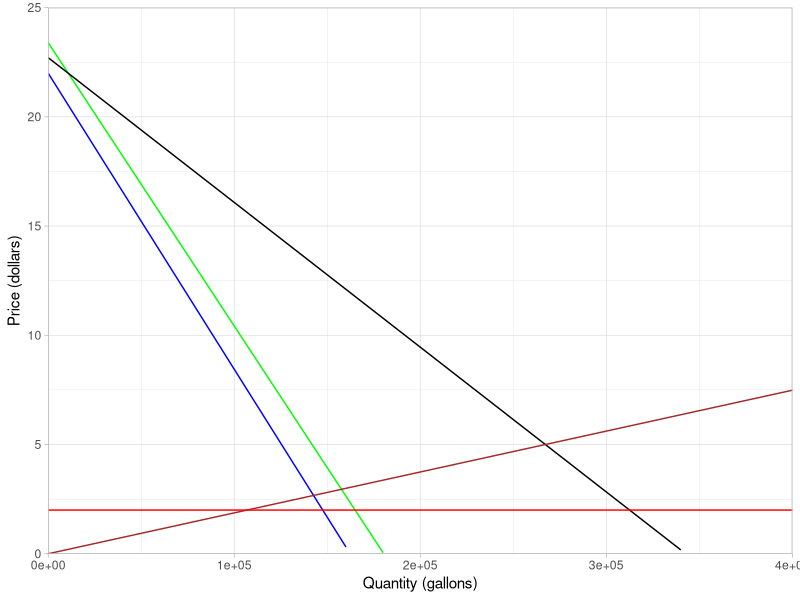
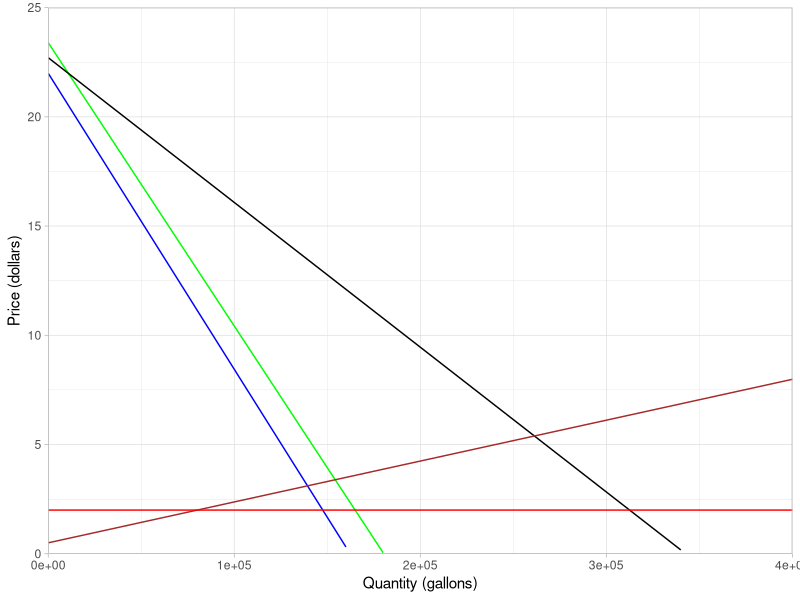
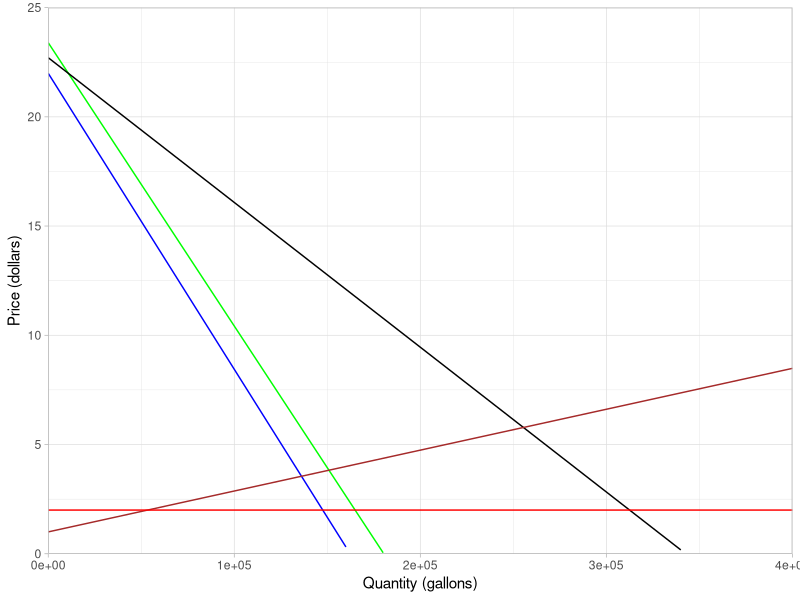
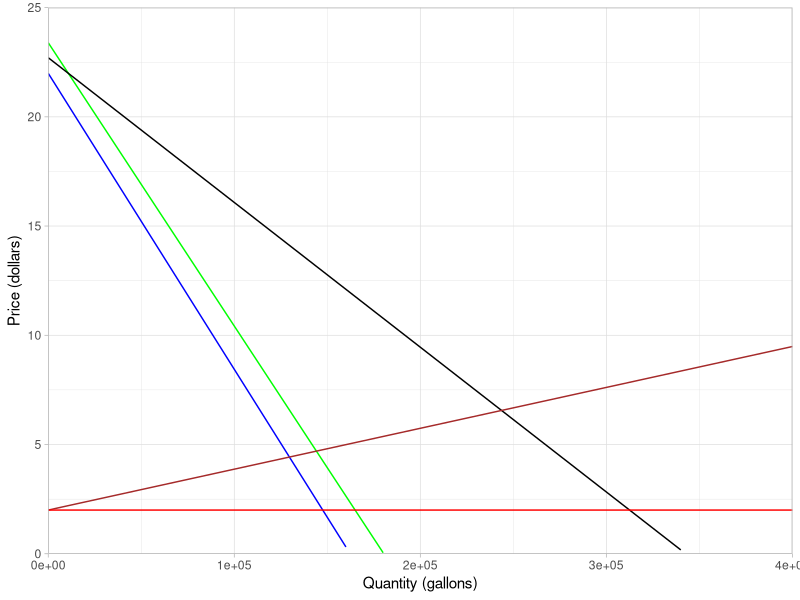
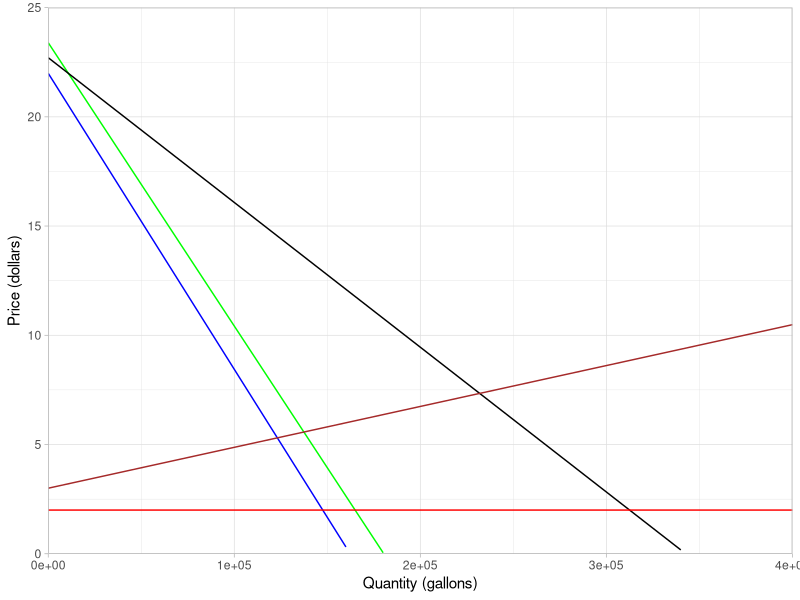
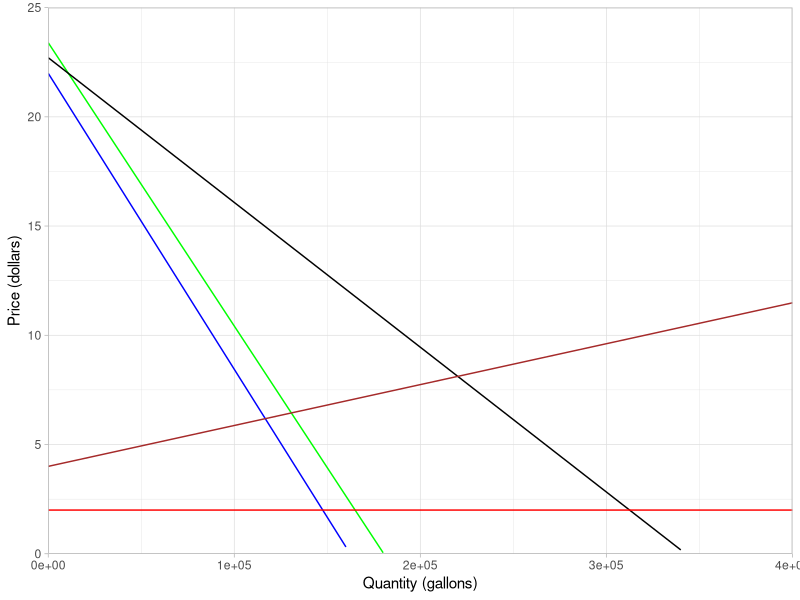
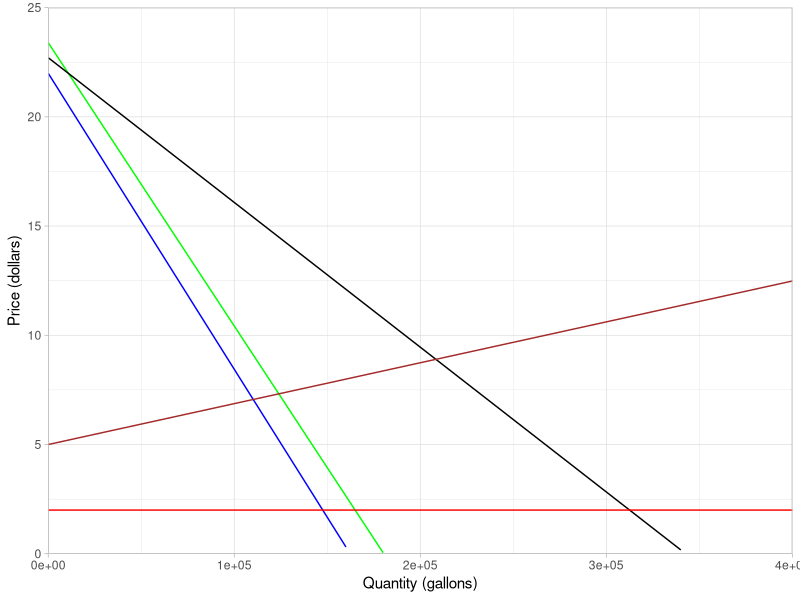

These figures' R source, in order:
## ---- chunk 1
knitr::opts_chunk$set(echo = TRUE)
## ---- chunk 2

#load packages and read in data

library(tidyverse)
library(ggplot2)

gas <- read_csv("Gas_Data.csv")
## ---- chunk 3

#Part 1. 

#complete linear regression to find demand equations

#low demand 

low_demandlm <- lm(Price_Dollars ~ Q_Low_Gallons_per_Day, data = gas)

low_demandlm

#high demand

high_demandlm <- lm(Price_Dollars ~ Q_High_Gallons_per_Day, data = gas)

high_demandlm



## ---- chunk 4
#define functions and plot

Q_low <- function(x) 21.9908534 - 0.0001355 * x
Q_high <- function(x) 23.3914418 - 0.0001297 * x
Q_ag <- function(x) 22.70646323 - 0.000066268 * x
supply <- function(x) x * .000018713
mec <- function(x) 2

status_quo <- ggplot(data.frame(x = c(70000, 500000), y = c(0, 30)), aes(x = x, y = y)) +
  stat_function(fun = Q_low, geom = "line", color = "blue") +
  stat_function(fun = Q_high, geom = "line", color = "green") +
  stat_function(fun = Q_ag, geom = "line", color = "black") +
  stat_function(fun = supply, geom = "line", color = "brown") +
  stat_function(fun = mec, geom = "line", color = "red") +
  scale_x_continuous(expand = c(0,0), limits = c(0,400000)) +
  scale_y_continuous(expand = c(0,0), limits = c(0,25)) +
  labs(x = "Quantity (gallons)", y = "Price (dollars)") +
  theme_light()

status_quo


## ---- chunk 5
#define the functions and plot

Q_low <- function(x) 21.9908534 - 0.0001355 * x
Q_high <- function(x) 23.3914418 - 0.0001297 * x
Q_ag <- function(x) 22.70646323 - 0.000066268 * x
supply_tax1 <- function(x) .50 + x * .000018713
mec <- function(x) 2

tax_3 <- ggplot(data.frame(x = c(70000, 500000), y = c(0, 30)), aes(x = x, y = y)) +
  stat_function(fun = Q_low, geom = "line", color = "blue") +
  stat_function(fun = Q_high, geom = "line", color = "green") +
  stat_function(fun = Q_ag, geom = "line", color = "black") +
  stat_function(fun = supply_tax1, geom = "line", color = "brown") +
  stat_function(fun = mec, geom = "line", color = "red") +
  scale_x_continuous(expand = c(0,0), limits = c(0,400000)) +
  scale_y_continuous(expand = c(0,0), limits = c(0,25)) +
  labs(x = "Quantity (gallons)", y = "Price (dollars)") +
  theme_light()

tax_3


## ---- chunk 6
#$1 tax 

#define the functions and plot

Q_low <- function(x) 21.9908534 - 0.0001355 * x
Q_high <- function(x) 23.3914418 - 0.0001297 * x
Q_ag <- function(x) 22.70646323 - 0.000066268 * x
supply_tax4_1 <- function(x) 1 + x * .000018713
mec <- function(x) 2

tax4_1 <- ggplot(data.frame(x = c(70000, 500000), y = c(0, 30)), aes(x = x, y = y)) +
  stat_function(fun = Q_low, geom = "line", color = "blue") +
  stat_function(fun = Q_high, geom = "line", color = "green") +
  stat_function(fun = Q_ag, geom = "line", color = "black") +
  stat_function(fun = supply_tax4_1, geom = "line", color = "brown") +
  stat_function(fun = mec, geom = "line", color = "red") +
  scale_x_continuous(expand = c(0,0), limits = c(0,400000)) +
  scale_y_continuous(expand = c(0,0), limits = c(0,25)) +
  labs(x = "Quantity (gallons)", y = "Price (dollars)") +
  theme_light()

tax4_1
## ---- chunk 7
#$2 tax 

#define the functions and plot

Q_low <- function(x) 21.9908534 - 0.0001355 * x
Q_high <- function(x) 23.3914418 - 0.0001297 * x
Q_ag <- function(x) 22.70646323 - 0.000066268 * x
supply_tax4_2 <- function(x) 2 + x * .000018713
mec <- function(x) 2

tax4_2 <- ggplot(data.frame(x = c(70000, 500000), y = c(0, 30)), aes(x = x, y = y)) +
  stat_function(fun = Q_low, geom = "line", color = "blue") +
  stat_function(fun = Q_high, geom = "line", color = "green") +
  stat_function(fun = Q_ag, geom = "line", color = "black") +
  stat_function(fun = supply_tax4_2, geom = "line", color = "brown") +
  stat_function(fun = mec, geom = "line", color = "red") +
  scale_x_continuous(expand = c(0,0), limits = c(0,400000)) +
  scale_y_continuous(expand = c(0,0), limits = c(0,25)) +
  labs(x = "Quantity (gallons)", y = "Price (dollars)") +
  theme_light()

tax4_2
## ---- chunk 8

#$3 tax 

#define the functions and plot

Q_low <- function(x) 21.9908534 - 0.0001355 * x
Q_high <- function(x) 23.3914418 - 0.0001297 * x
Q_ag <- function(x) 22.70646323 - 0.000066268 * x
supply_tax4_3 <- function(x) 3 + x * .000018713
mec <- function(x) 2

tax4_3 <- ggplot(data.frame(x = c(70000, 500000), y = c(0, 30)), aes(x = x, y = y)) +
  stat_function(fun = Q_low, geom = "line", color = "blue") +
  stat_function(fun = Q_high, geom = "line", color = "green") +
  stat_function(fun = Q_ag, geom = "line", color = "black") +
  stat_function(fun = supply_tax4_3, geom = "line", color = "brown") +
  stat_function(fun = mec, geom = "line", color = "red") +
  scale_x_continuous(expand = c(0,0), limits = c(0,400000)) +
  scale_y_continuous(expand = c(0,0), limits = c(0,25)) +
  labs(x = "Quantity (gallons)", y = "Price (dollars)") +
  theme_light()

tax4_3
## ---- chunk 9
#$4 tax 

#define the functions and plot

Q_low <- function(x) 21.9908534 - 0.0001355 * x
Q_high <- function(x) 23.3914418 - 0.0001297 * x
Q_ag <- function(x) 22.70646323 - 0.000066268 * x
supply_tax4_4 <- function(x) 4 + x * .000018713
mec <- function(x) 2

tax4_4 <- ggplot(data.frame(x = c(70000, 500000), y = c(0, 30)), aes(x = x, y = y)) +
  stat_function(fun = Q_low, geom = "line", color = "blue") +
  stat_function(fun = Q_high, geom = "line", color = "green") +
  stat_function(fun = Q_ag, geom = "line", color = "black") +
  stat_function(fun = supply_tax4_4, geom = "line", color = "brown") +
  stat_function(fun = mec, geom = "line", color = "red") +
  scale_x_continuous(expand = c(0,0), limits = c(0,400000)) +
  scale_y_continuous(expand = c(0,0), limits = c(0,25)) +
  labs(x = "Quantity (gallons)", y = "Price (dollars)") +
  theme_light()

tax4_4

## ---- chunk 10

#$5 tax 

#define the functions and plot

Q_low <- function(x) 21.9908534 - 0.0001355 * x
Q_high <- function(x) 23.3914418 - 0.0001297 * x
Q_ag <- function(x) 22.70646323 - 0.000066268 * x
supply_tax4_5 <- function(x) 5 + x * .000018713
mec <- function(x) 2

tax4_5 <- ggplot(data.frame(x = c(70000, 500000), y = c(0, 30)), aes(x = x, y = y)) +
  stat_function(fun = Q_low, geom = "line", color = "blue") +
  stat_function(fun = Q_high, geom = "line", color = "green") +
  stat_function(fun = Q_ag, geom = "line", color = "black") +
  stat_function(fun = supply_tax4_5, geom = "line", color = "brown") +
  stat_function(fun = mec, geom = "line", color = "red") +
  scale_x_continuous(expand = c(0,0), limits = c(0,400000)) +
  scale_y_continuous(expand = c(0,0), limits = c(0,25)) +
  labs(x = "Quantity (gallons)", y = "Price (dollars)") +
  theme_light()

tax4_5

